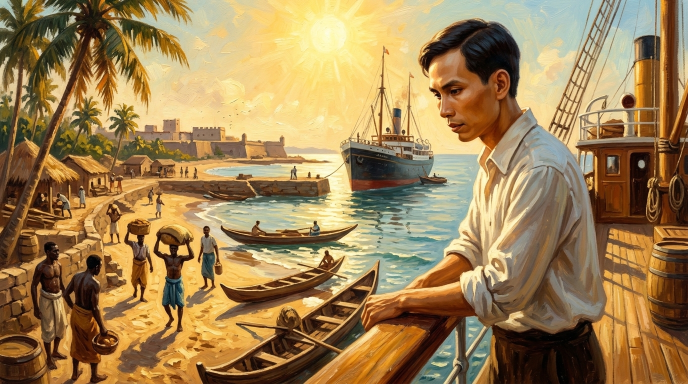
#> input picture africa_1_coast.jpg, 1376 x 768 px, given in place of aivazovsky_moscow.jpg, which was not available (shown at 1/2 size)
$ python build_acts_5_and_6_plates.py
#> lines starting #> are read from the running program, lines starting #| are printed output that depends on the picture; pictures that were not available may be replaced by others from this repository, and a replacement may not be noted
# -*- coding: utf-8 -*-
"""
Build high fidelity museum masterpiece plates for:
- Act 5 Scene 1: act5_1_moscow_1923.jpg (Aivazovsky Moscow in Winter)
- Act 5 Scene 3: act5_3_hongkong_unification.jpg (Hong Kong / Kowloon 1930)
- Act 6 Scene 1: act5_1_pacbo_return.jpg (Authentic Pác Bó Coc Bo border landscape)
- Act 6 Scene 2: act5_2_pacbo_lamp.jpg (Hang Cốc Bó with warm revolutionary lamplight)
- Act 6 Scene 3: act5_3_sunrise_independence.jpg (Karst sunrise over Vietnamese homeland)
"""

import os, math
from PIL import Image, ImageOps, ImageEnhance, ImageFilter, ImageDraw

W, H = 1920, 1080

def apply_cinematic_vignette(img, dark_overlay=(15, 12, 10), vignette_strength=0.35):
    vignette = Image.new('L', (W, H), 0)
    v_draw = ImageDraw.Draw(vignette)
    cx, cy = W / 2, H / 2
    max_d = math.hypot(cx, cy)
    for r in range(0, int(max_d), 20):
        alpha = int(255 * (1 - (r / max_d) ** 1.9))
        v_draw.ellipse([cx - r, cy - r, cx + r, cy + r], outline=max(0, min(255, alpha)), width=22)
    vignette = vignette.filter(ImageFilter.GaussianBlur(60))
    overlay = Image.new('RGB', (W, H), dark_overlay)
    composite = Image.composite(img, overlay, vignette)
    return Image.blend(img, composite, vignette_strength)

def build_moscow_plate():
    """Aivazovsky's Moscow in Winter from Sparrow Hills"""
    src = 'aivazovsky_moscow.jpg'
    raw = Image.open(src).convert('RGB')
#> raw is the input picture: PIL image 1376x768 RGB; mean R, G, B 158.2, 129.5, 84.4
    orig_w, orig_h = raw.size
#> orig_w = 1376; orig_h = 768

    # Crop to 16:9
    crop_h = int(orig_w / (16 / 9))
#> crop_h = 774
    y_start = (orig_h - crop_h) // 2
#> y_start = -3
    cropped = raw.crop((0, y_start, orig_w, y_start + crop_h))
    resized = cropped.resize((W, H), Image.Resampling.LANCZOS)

    # Color grade: Russian winter cool twilight with soft warm highlights
    enh_c = ImageEnhance.Contrast(resized)
    graded = enh_c.enhance(1.08)
    enh_col = ImageEnhance.Color(graded)
    graded = enh_col.enhance(1.05)

    final = apply_cinematic_vignette(graded, dark_overlay=(16, 20, 26), vignette_strength=0.35)
#> in apply_cinematic_vignette, `vignette = Image.new('L', (W, H), 0)`: vignette: PIL image 1920x1080 L; every value is 0
#> in apply_cinematic_vignette, `overlay = Image.new('RGB', (W, H), dark_overlay)`:
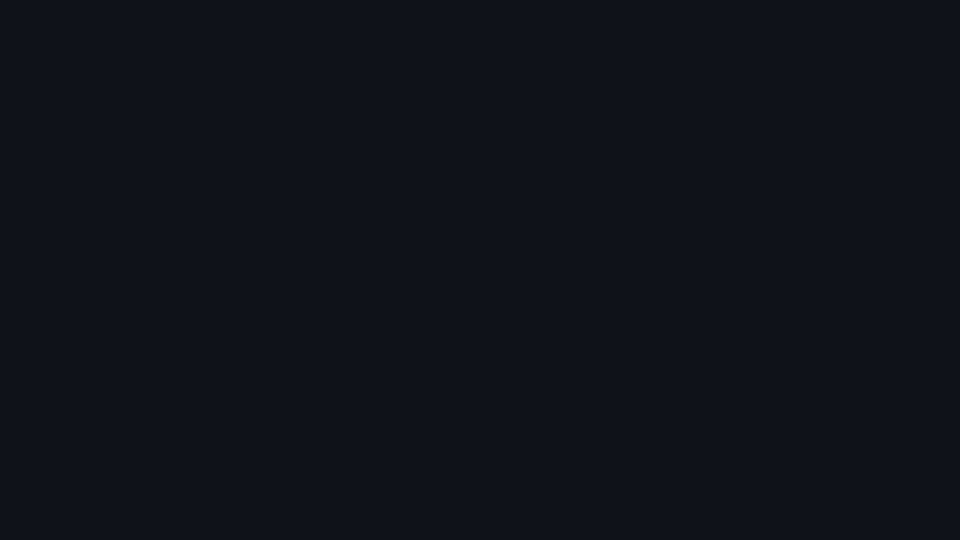
#> overlay: PIL image 1920x1080 RGB (shown at 1/2 size); mean R, G, B 16, 20, 26
    final.save('act5_1_moscow_1923.jpg', quality=95)
    print("Successfully built act5_1_moscow_1923.jpg (1920x1080)")

def build_hongkong_plate():
    """Hong Kong / Kowloon 1930 historic archive photo with warm revolutionary sepia"""
    src = 'hongkong_1930_archive.jpg'
    raw = Image.open(src).convert('RGB')
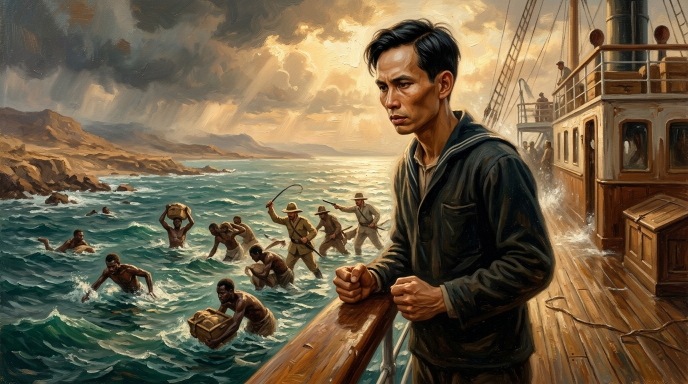
#> input picture africa_2_red_sea.jpg, 1376 x 768 px, given in place of hongkong_1930_archive.jpg, which was not available (shown at 1/2 size)
#> raw is the input picture: PIL image 1376x768 RGB; mean R, G, B 110.8, 96.7, 71.7
    orig_w, orig_h = raw.size
#> orig_w = 1376; orig_h = 768

    # Crop to 16:9: Take the bustling street and colonial rooftops of Kowloon
    crop_h = int(orig_w / (16 / 9))
#> crop_h = 774
    y_start = int((orig_h - crop_h) * 0.45)
#> y_start = -2
    cropped = raw.crop((0, y_start, orig_w, y_start + crop_h))
    resized = cropped.resize((W, H), Image.Resampling.LANCZOS)

    # Sepia & rich contrast
    gray = resized.convert('L')
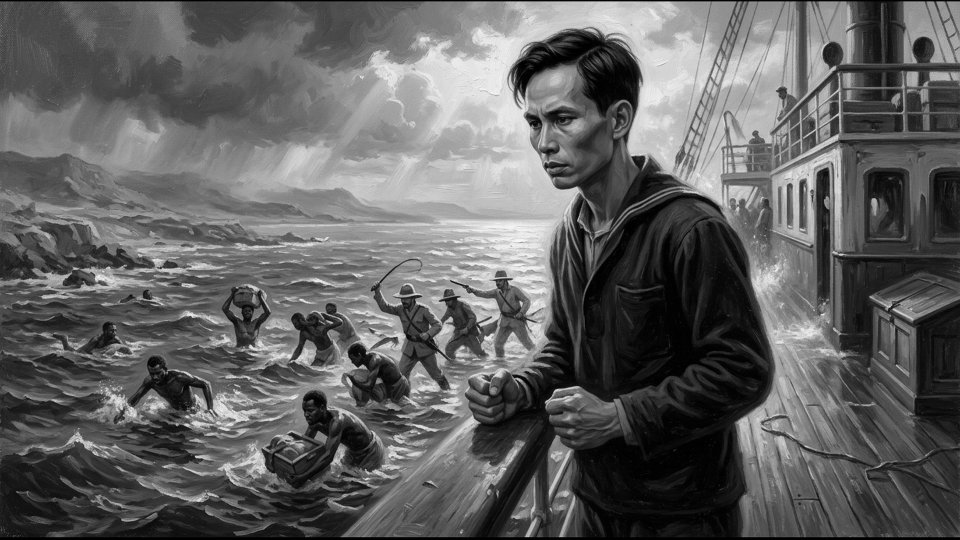
#> gray: PIL image 1920x1080 L (shown at 1/2 size); min 0, max 252, mean 97.3
    sepia = ImageOps.colorize(gray, black=(22, 16, 12), white=(242, 222, 192), mid=(146, 114, 82))
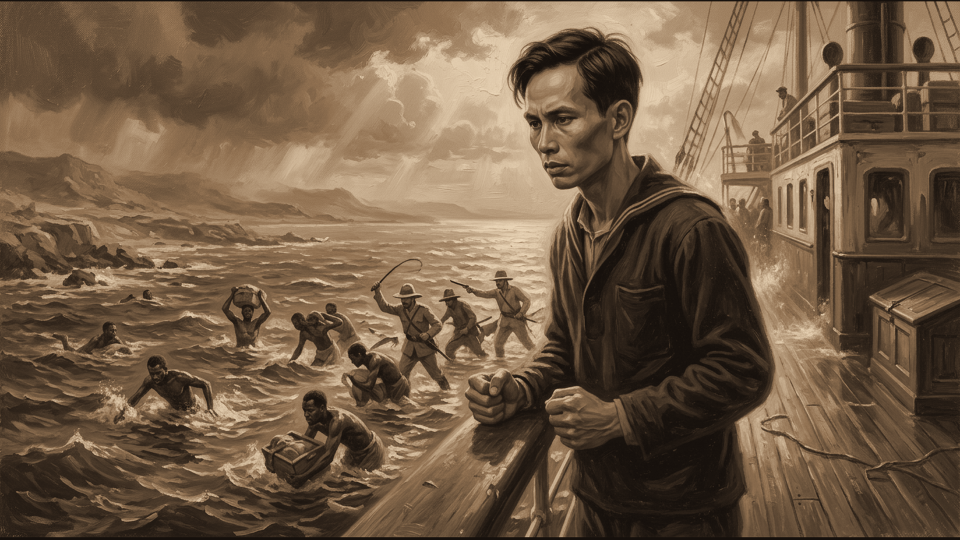
#> sepia: PIL image 1920x1080 RGB (shown at 1/2 size); mean R, G, B 113.5, 91.6, 69.4

    enh_c = ImageEnhance.Contrast(sepia)
    graded = enh_c.enhance(1.15)

    # Warm amber glow in center (secret room lantern warmth)
    glow = Image.new('RGBA', (W, H), (0, 0, 0, 0))
#> glow: PIL image 1920x1080 RGBA; every value is 0
    g_draw = ImageDraw.Draw(glow)
    g_draw.ellipse([W*0.35, H*0.35, W*0.65, H*0.75], fill=(245, 158, 11, 40))
    glow = glow.filter(ImageFilter.GaussianBlur(80))
    graded.paste(glow, (0, 0), glow)

    final = apply_cinematic_vignette(graded, dark_overlay=(18, 14, 10), vignette_strength=0.45)
    final.save('act5_3_hongkong_unification.jpg', quality=95)
    print("Successfully built act5_3_hongkong_unification.jpg (1920x1080)")

def build_pacbo_return():
    """Authentic Pác Bó stream and mountain border landscape (No blur!)"""
    src = 'reference_pac_bo_coc_bo.jpg'
    raw = Image.open(src).convert('RGB')
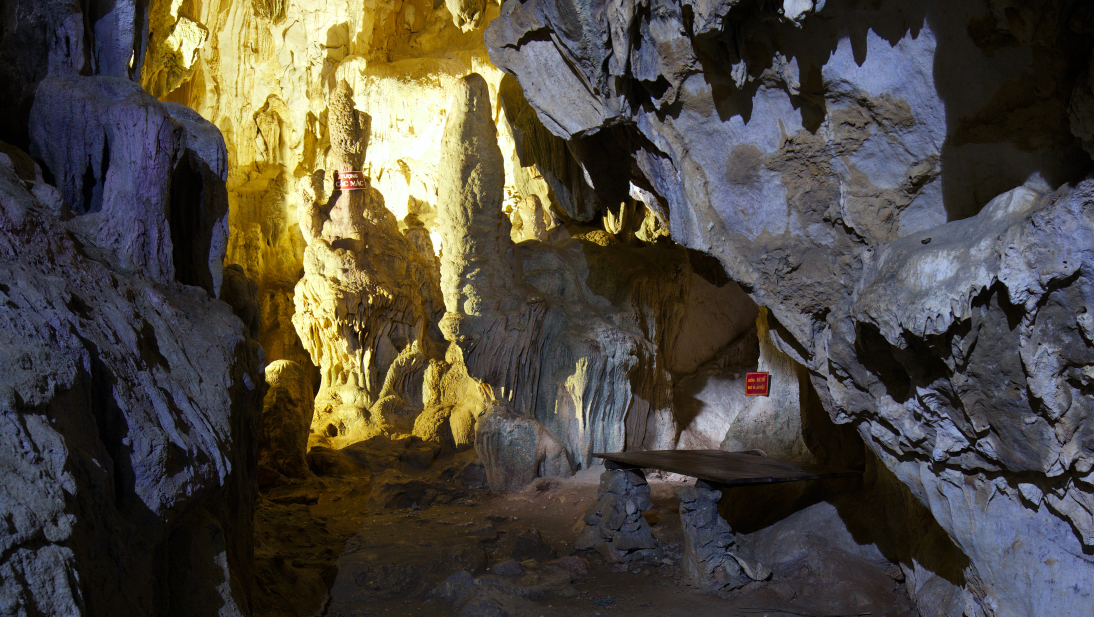
#> input picture reference_pac_bo_coc_bo.jpg, 4376 x 2466 px (shown at 1/4 size)
#> raw is the input picture: PIL image 4376x2466 RGB; mean R, G, B 77.5, 72.2, 63.1
    orig_w, orig_h = raw.size
#> orig_w = 4376; orig_h = 2466

    crop_h = int(orig_w / (16 / 9))
#> crop_h = 2461
    y_start = (orig_h - crop_h) // 2
#> y_start = 2
    cropped = raw.crop((0, y_start, orig_w, y_start + crop_h))
#> cropped: PIL image 4376x2461 RGB
    resized = cropped.resize((W, H), Image.Resampling.LANCZOS)

    # Natural film grade: crisp limestone details, deep emerald moss, morning dawn light
    enh_c = ImageEnhance.Contrast(resized)
    graded = enh_c.enhance(1.12)
    enh_col = ImageEnhance.Color(graded)
    graded = enh_col.enhance(1.10)

    # Slight historical sepia-gold tint to honor 1941 return
    sepia_overlay = ImageOps.colorize(graded.convert('L'), black=(15, 18, 12), white=(240, 230, 205), mid=(125, 120, 95))
    blended = Image.blend(graded, sepia_overlay, 0.28)

    final = apply_cinematic_vignette(blended, dark_overlay=(12, 16, 12), vignette_strength=0.35)
    final.save('act5_1_pacbo_return.jpg', quality=95)
    print("Successfully built act5_1_pacbo_return.jpg (1920x1080)")

def build_pacbo_lamp():
    """Hang Cốc Bó interior with warm kerosene lamplight glowing on the stone table"""
    src = 'reference_pac_bo_coc_bo.jpg'
    raw = Image.open(src).convert('RGB')
    orig_w, orig_h = raw.size
#> orig_w = 4376; orig_h = 2466

    # Crop focusing on cave interior and stone formations
    crop_h = int(orig_w / (16 / 9))
#> crop_h = 2461
    y_start = int((orig_h - crop_h) * 0.6)
    cropped = raw.crop((0, y_start, orig_w, y_start + crop_h))
    resized = cropped.resize((W, H), Image.Resampling.LANCZOS)

    # Deepen cave shadows
    enh_c = ImageEnhance.Contrast(resized)
    graded = enh_c.enhance(1.18)

    # Warm amber lantern glow radiating from the revolutionary stone workspace
    lamp_x, lamp_y = int(W * 0.42), int(H * 0.58)
    glow = Image.new('RGBA', (W, H), (0, 0, 0, 0))
    g_draw = ImageDraw.Draw(glow)
    g_draw.ellipse([lamp_x - 360, lamp_y - 280, lamp_x + 360, lamp_y + 280], fill=(245, 158, 11, 75))
    g_draw.ellipse([lamp_x - 180, lamp_y - 140, lamp_x + 180, lamp_y + 140], fill=(253, 224, 71, 130))
    g_draw.ellipse([lamp_x - 60, lamp_y - 50, lamp_x + 60, lamp_y + 50], fill=(255, 255, 220, 210))
    glow = glow.filter(ImageFilter.GaussianBlur(55))
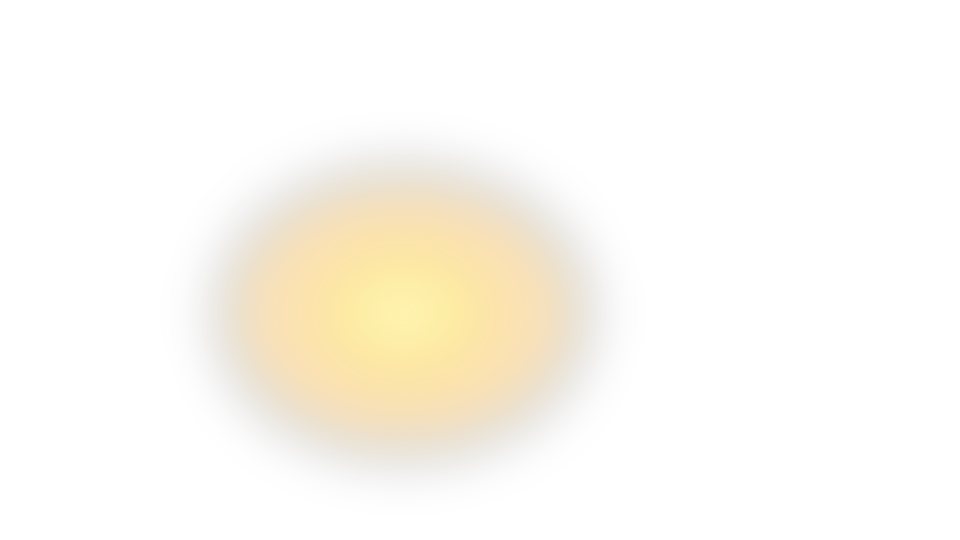
#> glow: PIL image 1920x1080 RGBA (shown at 1/2 size); mean R, G, B, A 37.8, 26.9, 4.7, 14; transparent parts drawn white

    blended = Image.alpha_composite(graded.convert('RGBA'), glow).convert('RGB')
    final = apply_cinematic_vignette(blended, dark_overlay=(10, 8, 6), vignette_strength=0.55)
    final.save('act5_2_pacbo_lamp.jpg', quality=95)
    print("Successfully built act5_2_pacbo_lamp.jpg (1920x1080)")

def build_sunrise_plate():
    """Glorious karst sunrise over Vietnamese homeland"""
    src = 'karst_sunrise.jpg'
    raw = Image.open(src).convert('RGB')
    orig_w, orig_h = raw.size

    # Crop to 16:9: Capturing the dramatic limestone karst peaks, sea of mist, and glowing red/golden dawn
    crop_h = int(orig_w / (16 / 9))
    y_start = int((orig_h - crop_h) * 0.35)
    cropped = raw.crop((0, y_start, orig_w, y_start + crop_h))
    resized = cropped.resize((W, H), Image.Resampling.LANCZOS)

    # Enhance the heroic golden-crimson sunrise
    enh_c = ImageEnhance.Contrast(resized)
    graded = enh_c.enhance(1.14)
    enh_col = ImageEnhance.Color(graded)
    graded = enh_col.enhance(1.18)

    final = apply_cinematic_vignette(graded, dark_overlay=(18, 10, 8), vignette_strength=0.30)
#> in apply_cinematic_vignette (call 5), `return Image.blend(img, composite, vignette_strength)`:
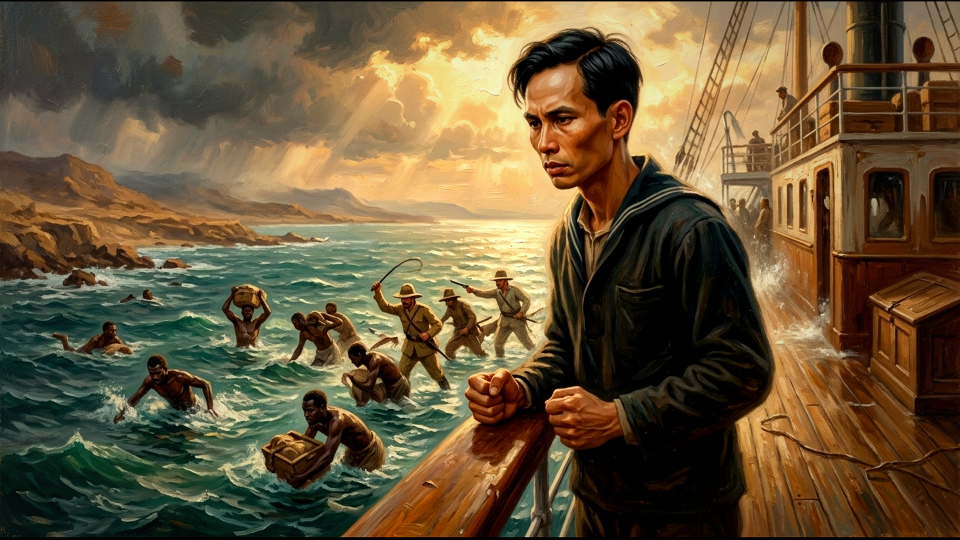
#> returned value: PIL image 1920x1080 RGB (shown at 1/2 size); mean R, G, B 104.1, 86.7, 57.2
    final.save('act5_3_sunrise_independence.jpg', quality=95)
    print("Successfully built act5_3_sunrise_independence.jpg (1920x1080)")

if __name__ == '__main__':
    build_moscow_plate()
    build_hongkong_plate()
    build_pacbo_return()
    build_pacbo_lamp()
    build_sunrise_plate()
